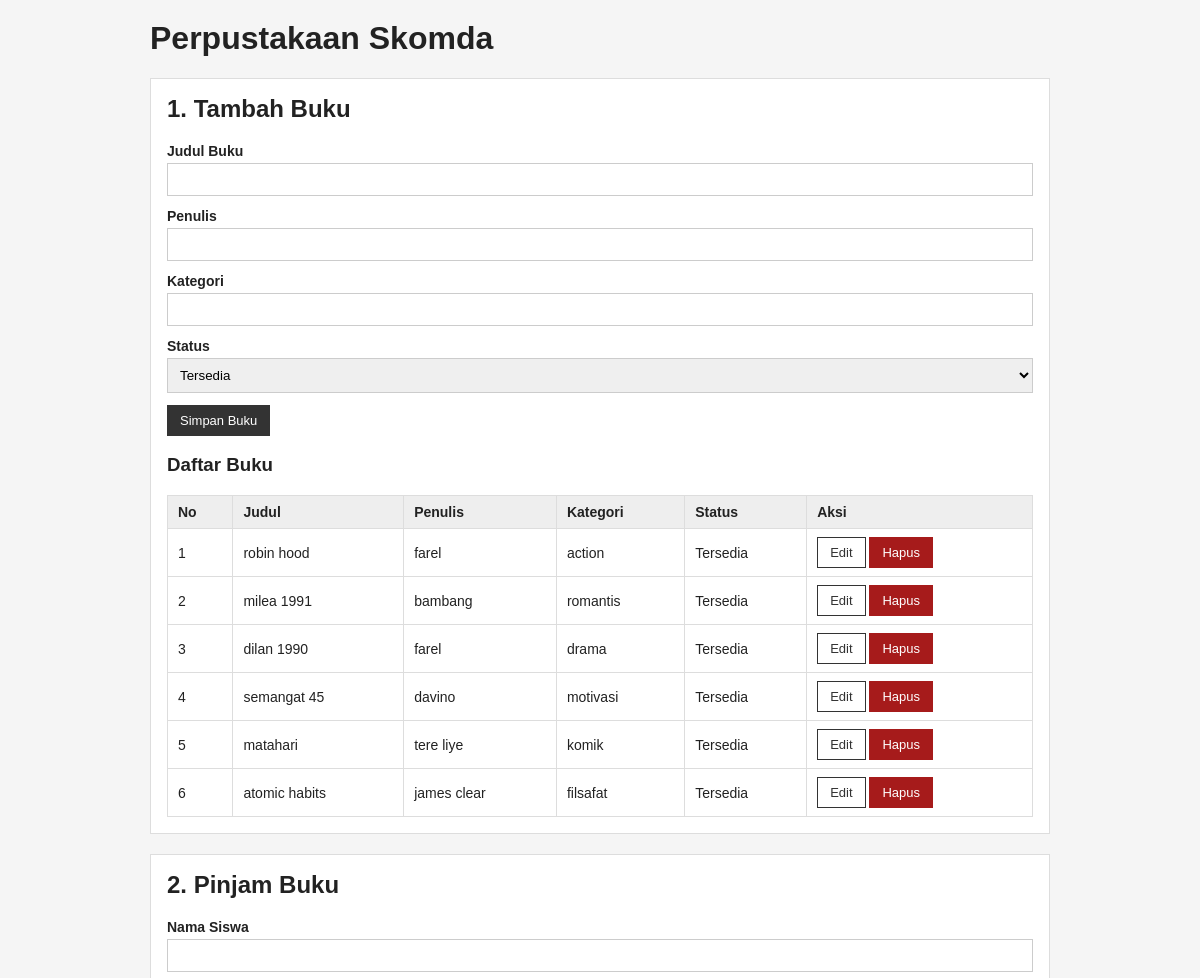
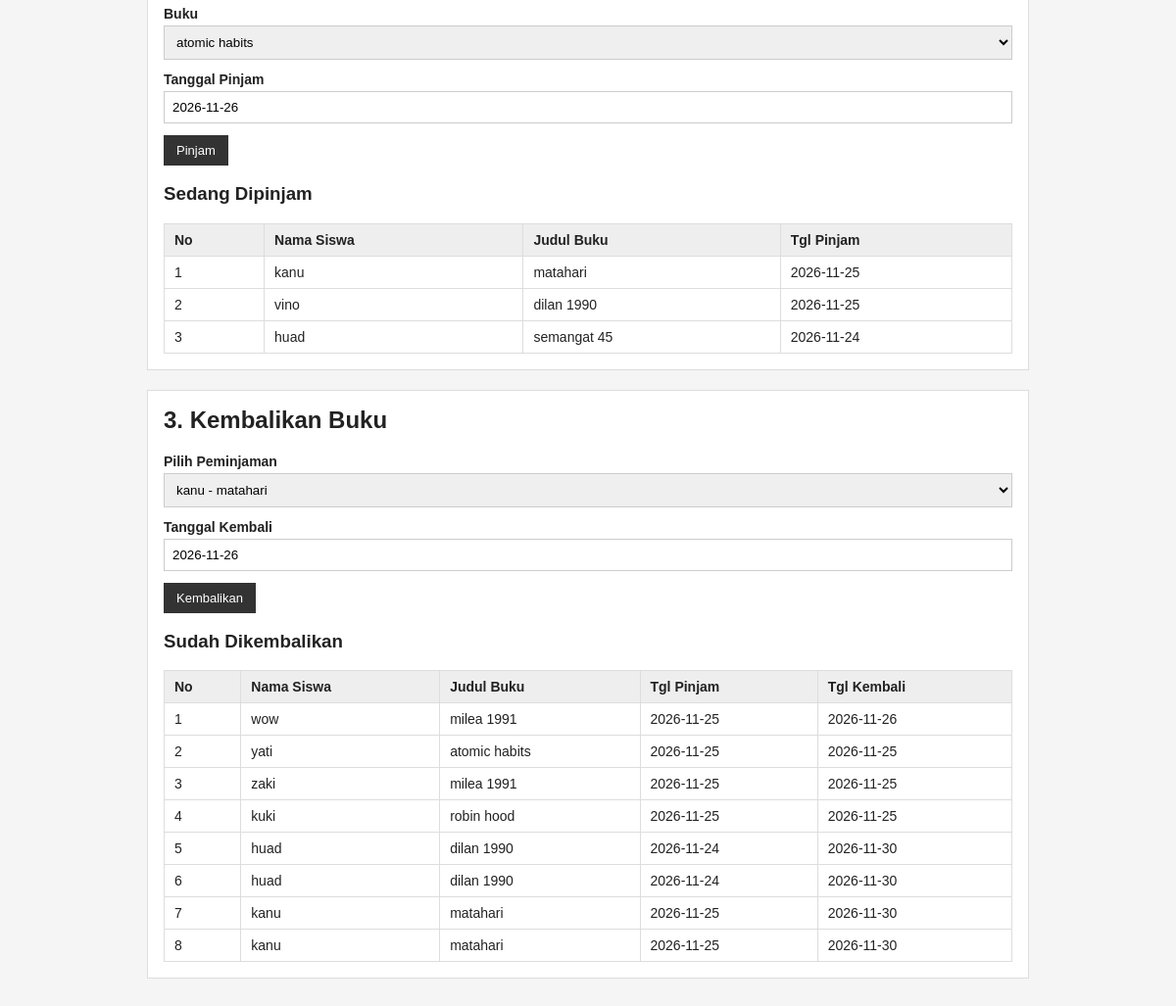
The page / on the database its author committed (2 pictures, top to bottom).
### tables this page shows
CREATE TABLE `buku` (
  `id_buku` int(11) NOT NULL,
  `judul_buku` varchar(150) NOT NULL,
  `penulis` varchar(100) NOT NULL,
  `kategori` varchar(60) NOT NULL,
  `status` varchar(30) NOT NULL DEFAULT 'Tersedia'
);

CREATE TABLE `peminjaman` (
  `id_pinjam` int(11) NOT NULL,
  `nama_siswa` varchar(100) NOT NULL,
  `id_buku` int(11) NOT NULL,
  `tgl_pinjam` date NOT NULL,
  `tgl_kembali` date DEFAULT NULL,
  `status_pinjam` varchar(30) NOT NULL DEFAULT 'Dipinjam'
);

CREATE TABLE `pengembalian` (
  `id_kembali` int(11) NOT NULL,
  `id_pinjam` int(11) NOT NULL,
  `nama_siswa` varchar(100) NOT NULL,
  `id_buku` int(11) NOT NULL,
  `tgl_pinjam` date NOT NULL,
  `tgl_kembali` date NOT NULL
);

### index.php (the view, shortened to what this page needs)
<?php
require 'config/koneksi.php';
$buku = $pdo->query("SELECT * FROM buku ORDER BY id_buku DESC")->fetchAll(PDO::FETCH_ASSOC);
$buku_tersedia = $pdo->query("SELECT * FROM buku WHERE status = 'Tersedia' ORDER BY judul_buku ASC")->fetchAll(PDO::FETCH_ASSOC);
$sedang_dipinjam = $pdo->query("
    SELECT p.*, b.judul_buku
    FROM peminjaman p
    JOIN buku b ON p.id_buku = b.id_buku
    WHERE p.status_pinjam = 'Dipinjam'
    ORDER BY p.id_pinjam DESC
")->fetchAll(PDO::FETCH_ASSOC);
$riwayat_kembali = $pdo->query("
    SELECT k.*, b.judul_buku
    FROM pengembalian k
    JOIN buku b ON k.id_buku = b.id_buku
    ORDER BY k.id_kembali DESC
")->fetchAll(PDO::FETCH_ASSOC);
?>
<!DOCTYPE html>
<html>
<head>
    <link rel="stylesheet" href="style.css">
</head>
<body>
<div class="container">
    <h1>Perpustakaan Skomda</h1>
    <div class="box">
        <h2>1. Tambah Buku</h2>
        <form action="proses/tambah_buku.php" method="POST">
            <div class="field">
                <label>Judul Buku</label>
                <input type="text" name="judul_buku" required>
            </div>
            <div class="field">
                <label>Penulis</label>
                <input type="text" name="penulis" required>
            </div>
            <div class="field">
                <label>Kategori</label>
                <input type="text" name="kategori" required>
            </div>
            <div class="field">
                <label>Status</label>
                <select name="status">
                    <option value="Tersedia">Tersedia</option>
                </select>
            </div>
            <button type="submit">Simpan Buku</button>
        </form>
        <h3 style="margin-top: 18px;">Daftar Buku</h3>
        <table>
            <tr>
                <th>No</th>
                <th>Judul</th>
                <th>Penulis</th>
                <th>Kategori</th>
                <th>Status</th>
                <th>Aksi</th>
            </tr>
            <?php $no = 1; foreach ($buku as $b): ?>
            <tr>
                <td><?= $no++ ?></td>
                <td><?= htmlspecialchars($b['judul_buku']) ?></td>
                <td><?= htmlspecialchars($b['penulis']) ?></td>
                <td><?= htmlspecialchars($b['kategori']) ?></td>
                <td><?= htmlspecialchars($b['status']) ?></td>
                <td>
                    <a href="edit.php?id=<?= $b['id_buku'] ?>" class="btn btn-edit">Edit</a>
                    <a href="proses/hapus_buku.php?id=<?= $b['id_buku'] ?>" class="btn btn-hapus" onclick="return confirm('Hapus buku ini?')">Hapus</a>
                </td>
            </tr>
            <?php endforeach; ?>
        </table>
    </div>
    <div class="box">
        <h2>2. Pinjam Buku</h2>
        <form action="proses/pinjam.php" method="POST">
            <div class="field">
                <label>Nama Siswa</label>
                <input type="text" name="nama_siswa" required>
            </div>
            <div class="field">
                <label>Buku</label>
                <select name="id_buku" required>
                    <?php foreach ($buku_tersedia as $bt): ?>
                        <option value="<?= $bt['id_buku'] ?>"><?= htmlspecialchars($bt['judul_buku']) ?></option>
                    <?php endforeach; ?>
                </select>
            </div>
            <div class="field">
                <label>Tanggal Pinjam</label>
                <input type="text" name="tgl_pinjam" value="<?= date('Y-m-d') ?>" required>
            </div>
            <button type="submit">Pinjam</button>
        </form>
        <h3 style="margin-top: 18px;">Sedang Dipinjam</h3>
        <table>
            <tr>
                <th>No</th>
                <th>Nama Siswa</th>
                <th>Judul Buku</th>
                <th>Tgl Pinjam</th>
            </tr>
            <?php $no = 1; foreach ($sedang_dipinjam as $p): ?>
            <tr>
                <td><?= $no++ ?></td>
                <td><?= htmlspecialchars($p['nama_siswa']) ?></td>
                <td><?= htmlspecialchars($p['judul_buku']) ?></td>
                <td><?= htmlspecialchars($p['tgl_pinjam']) ?></td>
            </tr>
            <?php endforeach; ?>
        </table>
    </div>
    <div class="box">
        <h2>3. Kembalikan Buku</h2>
        <form action="proses/kembali.php" method="POST">
            <div class="field">
                <label>Pilih Peminjaman</label>
                <select name="id_pinjam" required>
                    <?php foreach ($sedang_dipinjam as $p): ?>
                        <option value="<?= $p['id_pinjam'] ?>">
                            <?= htmlspecialchars($p['nama_siswa']) ?> - <?= htmlspecialchars($p['judul_buku']) ?>
                        </option>
                    <?php endforeach; ?>
                </select>
            </div>
            <div class="field">
                <label>Tanggal Kembali</label>
                <input type="text" name="tgl_kembali" value="<?= date('Y-m-d') ?>" required>
            </div>
            <button type="submit">Kembalikan</button>
        </form>
        <h3 style="margin-top: 18px;">Sudah Dikembalikan</h3>
        <table>
            <tr>
                <th>No</th>
                <th>Nama Siswa</th>
                <th>Judul Buku</th>
                <th>Tgl Pinjam</th>
                <th>Tgl Kembali</th>
            </tr>
            <?php $no = 1; foreach ($riwayat_kembali as $rk): ?>
            <tr>
                <td><?= $no++ ?></td>
                <td><?= htmlspecialchars($rk['nama_siswa']) ?></td>
                <td><?= htmlspecialchars($rk['judul_buku']) ?></td>
                <td><?= htmlspecialchars($rk['tgl_pinjam']) ?></td>
                <td><?= htmlspecialchars($rk['tgl_kembali']) ?></td>
            </tr>
            <?php endforeach; ?>
        </table>
    </div>
</div>
</body>
</html>

### style.css (style rules this page uses)
body { font-family: Arial, sans-serif; background: #f5f5f5; color: #222; margin: 0; padding: 20px; }
.container { max-width: 900px; margin: 0 auto; }
h1, h2, h3 { margin-top: 0; }
.box { background: #fff; border: 1px solid #ddd; padding: 16px; margin-bottom: 20px; }
.field { margin-bottom: 12px; }
label { display: block; margin-bottom: 4px; font-weight: bold; font-size: 14px; }
input[type="text"], select { width: 100%; padding: 8px; border: 1px solid #ccc; box-sizing: border-box; }
button, .btn { display: inline-block; padding: 7px 12px; border: 1px solid #333; background: #333; color: #fff; text-decoration: none; font-size: 13px; cursor: pointer; }
.btn-edit { background: #fff; color: #333; }
.btn-hapus { background: #a61b1b; border-color: #a61b1b; color: #fff; }
table { width: 100%; border-collapse: collapse; background: #fff; margin-top: 10px; }
th, td { border: 1px solid #ddd; padding: 8px 10px; text-align: left; font-size: 14px; }
th { background: #eee; }

### rows shown on the page
buku: judul_buku "robin hood", penulis "farel", kategori "action", status "Tersedia"
buku: judul_buku "milea 1991", penulis "bambang", kategori "romantis", status "Tersedia"
buku: judul_buku "dilan 1990", penulis "farel", kategori "drama", status "Tersedia"
buku: judul_buku "semangat 45", penulis "davino", kategori "motivasi", status "Tersedia"
buku: judul_buku "matahari", penulis "tere liye", kategori "komik", status "Tersedia"
buku: judul_buku "atomic habits", penulis "james clear", kategori "filsafat", status "Tersedia"
peminjaman: nama_siswa "kanu", id_buku.judul_buku "matahari", tgl_pinjam "2026-11-25"
peminjaman: nama_siswa "vino", id_buku.judul_buku "dilan 1990", tgl_pinjam "2026-11-25"
peminjaman: nama_siswa "huad", id_buku.judul_buku "semangat 45", tgl_pinjam "2026-11-24"
pengembalian: nama_siswa "wow", id_buku.judul_buku "milea 1991", tgl_pinjam "2026-11-25", tgl_kembali "2026-11-26"
pengembalian: nama_siswa "yati", id_buku.judul_buku "atomic habits", tgl_pinjam "2026-11-25", tgl_kembali "2026-11-25"
pengembalian: nama_siswa "zaki", id_buku.judul_buku "milea 1991", tgl_pinjam "2026-11-25", tgl_kembali "2026-11-25"
pengembalian: nama_siswa "kuki", id_buku.judul_buku "robin hood", tgl_pinjam "2026-11-25", tgl_kembali "2026-11-25"
pengembalian: nama_siswa "huad", id_buku.judul_buku "dilan 1990", tgl_pinjam "2026-11-24", tgl_kembali "2026-11-30"
pengembalian: nama_siswa "huad", id_buku.judul_buku "dilan 1990", tgl_pinjam "2026-11-24", tgl_kembali "2026-11-30"
pengembalian: nama_siswa "kanu", id_buku.judul_buku "matahari", tgl_pinjam "2026-11-25", tgl_kembali "2026-11-30"
pengembalian: nama_siswa "kanu", id_buku.judul_buku "matahari", tgl_pinjam "2026-11-25", tgl_kembali "2026-11-30"

### other values the page prints
form field id_buku "atomic habits"
form field id_pinjam "kanu - matahari"
